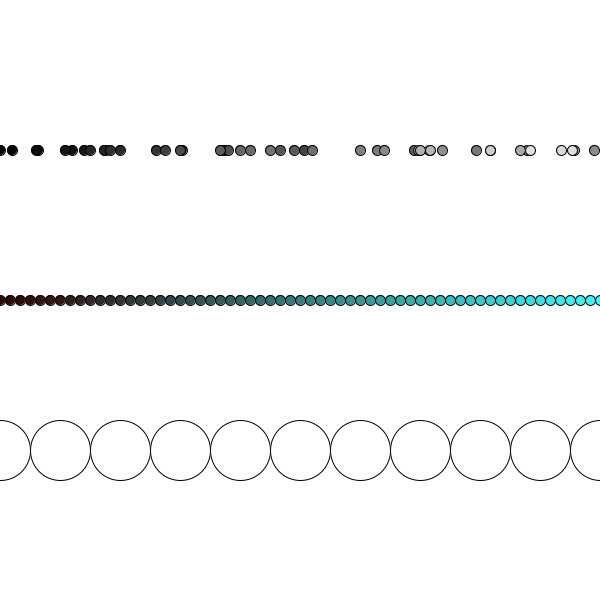
Frame 1 (no input)
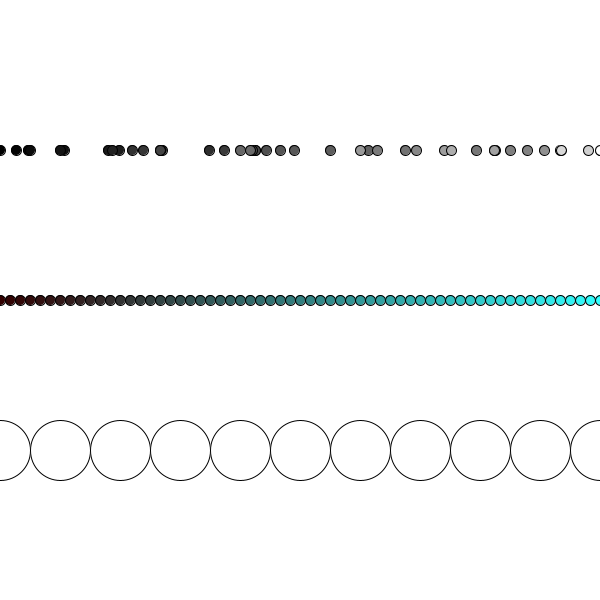
Frame 60 (the mouse pressed at the canvas centre just before this capture)
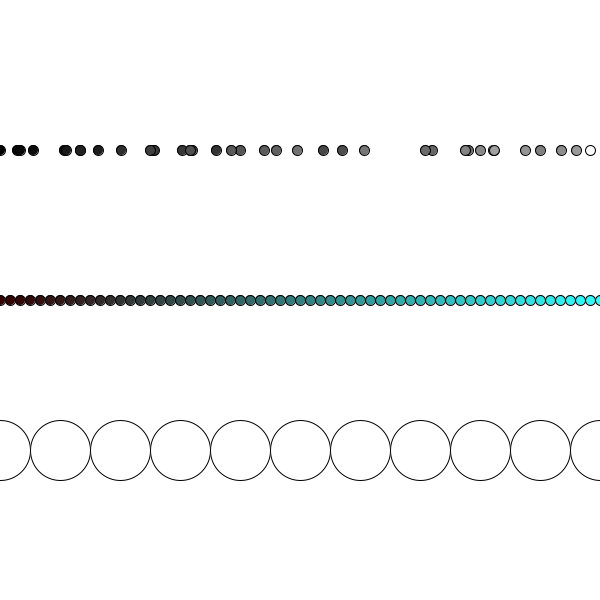
Frame 120 (the mouse held since frame 60 and released just before this capture)

The Processing sketch that drew these frames (run headless with seeded random() and noise(); from frame 60 on, the mouse is pressed at the canvas centre):

// Processing sketch: week5_Loops
// ── week5_Loops.pde
void setup() {
  size(600, 600);

  //SPACES THE CIRCLES RANDOMLY
  //for (int i=0; i<=60; i++) {
  //  fill(map(i, 0, 60, 0, 255));
  //  int r = int(random(10, 20));
  //  ellipse(i*r, height*.25, 10, 10);
  //}
}

void draw() {
  //GOOD FOR SET NUMBER OF LOOPS/OBJECTS YOU WANT TO DRAW
  //for(int i=0; i<=60; i++){
  //  fill(map(i, 0, 60, 0, 255));
  //  ellipse(i*10, height*.25, 10, 10);
  //}

  //SPACES CIRCLES RANDOMLY AND KEEPS REDRAWING THEM 
  background(255);
  for (int i=0; i<=60; i++) {
    fill(map(i, 0, 60, 0, 255));
    int r = int(random(10, 20));
    ellipse(i*r, height*.25, 10, 10);
  }

  //BASED ON WIDTH/HEIGHT OF SCREEN
  //So if you change the size of your screen, it still works
  for (int i=0; i<=width; i+=10) {
    int c = int(map(i, 0, width, 0, 255));
    fill(50, c, c);
    ellipse(i, height*.5, 10, 10);
  }

  //BASED ON SIZE OF CIRCLE AND HEIGHT/WIDTH OF SCREEN 
  //So if you want to change the size of your circle, you only chnage the size variable
  int size = 60;
  for (int i=0; i<=width; i+=size) {
    fill(255);
    ellipse(i, height*.75, size, size);
  }
}
